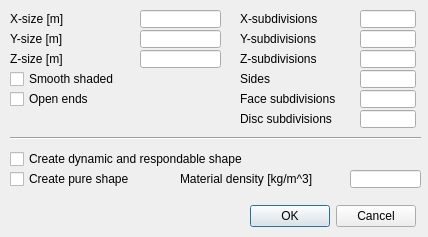
<?xml version="1.0" encoding="UTF-8"?>
<ui version="4.0">
 <class>CQDlgPrimitives</class>
 <widget class="QDialog" name="CQDlgPrimitives">
  <property name="geometry">
   <rect>
    <x>0</x>
    <y>0</y>
    <width>428</width>
    <height>237</height>
   </rect>
  </property>
  <property name="windowTitle">
   <string>Primitive Shapes</string>
  </property>
  <property name="locale">
   <locale language="English" country="UnitedStates"/>
  </property>
  <widget class="QLabel" name="label">
   <property name="geometry">
    <rect>
     <x>10</x>
     <y>10</y>
     <width>121</width>
     <height>18</height>
    </rect>
   </property>
   <property name="text">
    <string>X-size [m]</string>
   </property>
  </widget>
  <widget class="QLineEdit" name="qqXSize">
   <property name="geometry">
    <rect>
     <x>140</x>
     <y>10</y>
     <width>81</width>
     <height>18</height>
    </rect>
   </property>
  </widget>
  <widget class="QLineEdit" name="qqYSize">
   <property name="geometry">
    <rect>
     <x>140</x>
     <y>30</y>
     <width>81</width>
     <height>18</height>
    </rect>
   </property>
  </widget>
  <widget class="QLabel" name="label_2">
   <property name="geometry">
    <rect>
     <x>10</x>
     <y>30</y>
     <width>121</width>
     <height>18</height>
    </rect>
   </property>
   <property name="text">
    <string>Y-size [m]</string>
   </property>
  </widget>
  <widget class="QLabel" name="label_3">
   <property name="geometry">
    <rect>
     <x>10</x>
     <y>50</y>
     <width>121</width>
     <height>18</height>
    </rect>
   </property>
   <property name="text">
    <string>Z-size [m]</string>
   </property>
  </widget>
  <widget class="QLineEdit" name="qqZSize">
   <property name="geometry">
    <rect>
     <x>140</x>
     <y>50</y>
     <width>81</width>
     <height>18</height>
    </rect>
   </property>
  </widget>
  <widget class="QLabel" name="label_4">
   <property name="geometry">
    <rect>
     <x>240</x>
     <y>30</y>
     <width>111</width>
     <height>18</height>
    </rect>
   </property>
   <property name="text">
    <string>Y-subdivisions</string>
   </property>
  </widget>
  <widget class="QLineEdit" name="qqYSubdiv">
   <property name="geometry">
    <rect>
     <x>360</x>
     <y>30</y>
     <width>56</width>
     <height>18</height>
    </rect>
   </property>
  </widget>
  <widget class="QLineEdit" name="qqXSubdiv">
   <property name="geometry">
    <rect>
     <x>360</x>
     <y>10</y>
     <width>56</width>
     <height>18</height>
    </rect>
   </property>
  </widget>
  <widget class="QLabel" name="label_5">
   <property name="geometry">
    <rect>
     <x>240</x>
     <y>50</y>
     <width>111</width>
     <height>18</height>
    </rect>
   </property>
   <property name="text">
    <string>Z-subdivisions</string>
   </property>
  </widget>
  <widget class="QLabel" name="label_6">
   <property name="geometry">
    <rect>
     <x>240</x>
     <y>10</y>
     <width>111</width>
     <height>18</height>
    </rect>
   </property>
   <property name="text">
    <string>X-subdivisions</string>
   </property>
  </widget>
  <widget class="QLineEdit" name="qqZSubdiv">
   <property name="geometry">
    <rect>
     <x>360</x>
     <y>50</y>
     <width>56</width>
     <height>18</height>
    </rect>
   </property>
  </widget>
  <widget class="QLabel" name="label_7">
   <property name="geometry">
    <rect>
     <x>240</x>
     <y>70</y>
     <width>111</width>
     <height>18</height>
    </rect>
   </property>
   <property name="text">
    <string>Sides</string>
   </property>
  </widget>
  <widget class="QLineEdit" name="qqSides">
   <property name="geometry">
    <rect>
     <x>360</x>
     <y>70</y>
     <width>56</width>
     <height>18</height>
    </rect>
   </property>
  </widget>
  <widget class="QLabel" name="label_8">
   <property name="geometry">
    <rect>
     <x>240</x>
     <y>90</y>
     <width>111</width>
     <height>18</height>
    </rect>
   </property>
   <property name="text">
    <string>Face subdivisions</string>
   </property>
  </widget>
  <widget class="QLineEdit" name="qqFaceSubdiv">
   <property name="geometry">
    <rect>
     <x>360</x>
     <y>90</y>
     <width>56</width>
     <height>18</height>
    </rect>
   </property>
  </widget>
  <widget class="QLabel" name="label_9">
   <property name="geometry">
    <rect>
     <x>240</x>
     <y>110</y>
     <width>111</width>
     <height>18</height>
    </rect>
   </property>
   <property name="text">
    <string>Disc subdivisions</string>
   </property>
  </widget>
  <widget class="QLineEdit" name="qqDiscSubdiv">
   <property name="geometry">
    <rect>
     <x>360</x>
     <y>110</y>
     <width>56</width>
     <height>18</height>
    </rect>
   </property>
  </widget>
  <widget class="QCheckBox" name="qqPure">
   <property name="geometry">
    <rect>
     <x>10</x>
     <y>170</y>
     <width>161</width>
     <height>18</height>
    </rect>
   </property>
   <property name="focusPolicy">
    <enum>Qt::StrongFocus</enum>
   </property>
   <property name="text">
    <string>Create pure shape</string>
   </property>
  </widget>
  <widget class="QCheckBox" name="qqOpen">
   <property name="geometry">
    <rect>
     <x>10</x>
     <y>90</y>
     <width>161</width>
     <height>18</height>
    </rect>
   </property>
   <property name="focusPolicy">
    <enum>Qt::StrongFocus</enum>
   </property>
   <property name="text">
    <string>Open ends</string>
   </property>
  </widget>
  <widget class="QCheckBox" name="qqSmooth">
   <property name="geometry">
    <rect>
     <x>10</x>
     <y>70</y>
     <width>161</width>
     <height>18</height>
    </rect>
   </property>
   <property name="focusPolicy">
    <enum>Qt::StrongFocus</enum>
   </property>
   <property name="text">
    <string>Smooth shaded</string>
   </property>
  </widget>
  <widget class="QDialogButtonBox" name="qqOkCancel">
   <property name="geometry">
    <rect>
     <x>15</x>
     <y>200</y>
     <width>401</width>
     <height>32</height>
    </rect>
   </property>
   <property name="standardButtons">
    <set>QDialogButtonBox::Cancel|QDialogButtonBox::Ok</set>
   </property>
  </widget>
  <widget class="Line" name="line">
   <property name="geometry">
    <rect>
     <x>10</x>
     <y>130</y>
     <width>411</width>
     <height>16</height>
    </rect>
   </property>
   <property name="orientation">
    <enum>Qt::Horizontal</enum>
   </property>
  </widget>
  <widget class="QLabel" name="label_10">
   <property name="geometry">
    <rect>
     <x>180</x>
     <y>170</y>
     <width>171</width>
     <height>18</height>
    </rect>
   </property>
   <property name="text">
    <string>Material density [kg/m^3]</string>
   </property>
  </widget>
  <widget class="QLineEdit" name="qqDensity">
   <property name="geometry">
    <rect>
     <x>350</x>
     <y>170</y>
     <width>71</width>
     <height>18</height>
    </rect>
   </property>
  </widget>
  <widget class="QCheckBox" name="qqDynamic">
   <property name="geometry">
    <rect>
     <x>10</x>
     <y>150</y>
     <width>311</width>
     <height>18</height>
    </rect>
   </property>
   <property name="focusPolicy">
    <enum>Qt::StrongFocus</enum>
   </property>
   <property name="text">
    <string>Create dynamic and respondable shape</string>
   </property>
  </widget>
 </widget>
 <tabstops>
  <tabstop>qqXSize</tabstop>
  <tabstop>qqYSize</tabstop>
  <tabstop>qqZSize</tabstop>
  <tabstop>qqSmooth</tabstop>
  <tabstop>qqOpen</tabstop>
  <tabstop>qqXSubdiv</tabstop>
  <tabstop>qqYSubdiv</tabstop>
  <tabstop>qqZSubdiv</tabstop>
  <tabstop>qqSides</tabstop>
  <tabstop>qqFaceSubdiv</tabstop>
  <tabstop>qqDiscSubdiv</tabstop>
  <tabstop>qqDynamic</tabstop>
  <tabstop>qqPure</tabstop>
  <tabstop>qqDensity</tabstop>
 </tabstops>
 <resources/>
 <connections/>
</ui>
